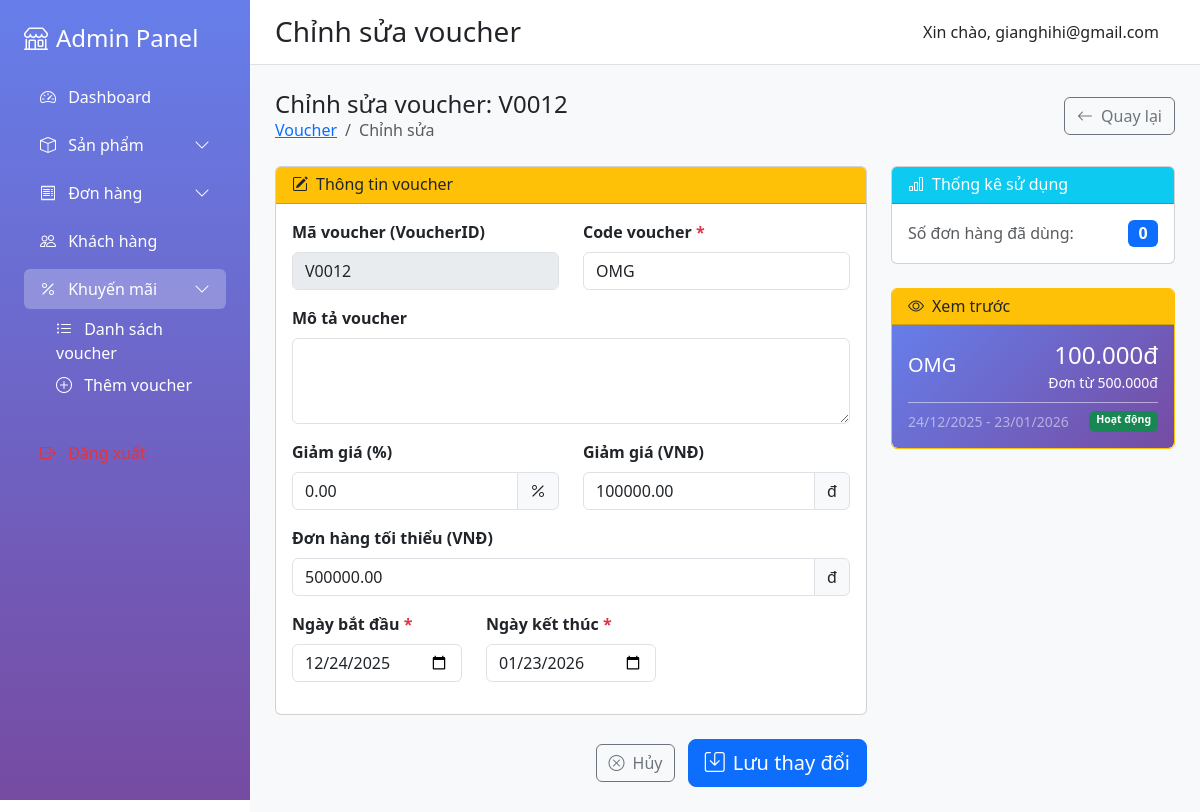
Page /admin/index.php?action=edit_voucher&id=V0012 (signed in) on the committed database.
### tables this page shows
CREATE TABLE `voucher` (
  `VoucherID` varchar(10) NOT NULL,
  `Code` varchar(50) DEFAULT NULL,
  `VoucherDescription` varchar(500) DEFAULT NULL,
  `DiscountPercent` decimal(5,2) DEFAULT NULL,
  `DiscountAmount` decimal(10,2) DEFAULT NULL,
  `StartDate` date DEFAULT NULL,
  `EndDate` date DEFAULT NULL,
  `MinOrder` decimal(10,2) DEFAULT NULL,
  `VoucherStatus` varchar(50) DEFAULT NULL
);

### admin/views/edit_voucher.php (the view, shortened to what this page needs)
<?php
$voucherId = $_GET['id'] ?? '';
$stmt = $pdo->prepare("SELECT * FROM VOUCHER WHERE VoucherID = ?");
$stmt->execute([$voucherId]);
$voucher = $stmt->fetch();
$usageCount = $pdo->prepare("SELECT COUNT(*) FROM ORDERS WHERE VoucherID = ?");
$usageCount->execute([$voucherId]);
$usageCount = $usageCount->fetchColumn();
$statusBadges = [
    'Active' => ['class' => 'bg-success', 'text' => 'Hoạt động'],
    'Inactive' => ['class' => 'bg-secondary', 'text' => 'Tạm dừng'],
    'Expired' => ['class' => 'bg-danger', 'text' => 'Hết hạn'],
    'Upcoming' => ['class' => 'bg-primary', 'text' => 'Sắp diễn ra'],
    'Expiring Soon' => ['class' => 'bg-warning text-dark', 'text' => 'Sắp hết hạn']
];
?>
<div class="d-flex justify-content-between align-items-center mb-4">
    <div>
        <h4 class="mb-0">Chỉnh sửa voucher: <?php echo htmlspecialchars($voucher['VoucherID']); ?></h4>
        <nav aria-label="breadcrumb"><ol class="breadcrumb mb-0 small">
            <li class="breadcrumb-item"><a href="<?php echo BASE_URL; ?>index.php?action=vouchers">Voucher</a></li>
            <li class="breadcrumb-item active">Chỉnh sửa</li>
        </ol></nav>
    </div>
    <a href="<?php echo BASE_URL; ?>index.php?action=vouchers" class="btn btn-outline-secondary"><i class="bi bi-arrow-left me-2"></i>Quay lại</a>
</div>
<form method="POST" id="editVoucherForm">
    <div class="row">
        <div class="col-lg-8">
            <div class="card mb-4">
                <div class="card-header bg-warning">
                    <h6 class="mb-0 text-dark"><i class="bi bi-pencil-square me-2"></i>Thông tin voucher</h6>
                </div>
                <div class="card-body">
                    <div class="row">
                        <div class="col-md-6 mb-3">
                            <label class="form-label fw-semibold">Mã voucher (VoucherID)</label>
                            <input type="text" class="form-control" value="<?php echo htmlspecialchars($voucher['VoucherID']); ?>" disabled>
                        </div>
                        <div class="col-md-6 mb-3">
                            <label class="form-label fw-semibold">Code voucher <span class="text-danger">*</span></label>
                            <input type="text" name="code" class="form-control text-uppercase" required value="<?php echo htmlspecialchars($voucher['Code']); ?>" onkeyup="this.value = this.value.toUpperCase()">
                        </div>
                    </div>
                    <div class="mb-3">
                        <label class="form-label fw-semibold">Mô tả voucher</label>
                        <textarea name="description" class="form-control" rows="3"><?php echo htmlspecialchars($voucher['VoucherDescription']); ?></textarea>
                    </div>
                    <div class="row">
                        <div class="col-md-6 mb-3">
                            <label class="form-label fw-semibold">Giảm giá (%)</label>
                            <div class="input-group">
                                <input type="number" name="discount_percent" class="form-control" min="0" max="100" step="0.01" value="<?php echo $voucher['DiscountPercent']; ?>">
                                <span class="input-group-text"><i class="bi bi-percent"></i></span>
                            </div>
                        </div>
                        <div class="col-md-6 mb-3">
                            <label class="form-label fw-semibold">Giảm giá (VNĐ)</label>
                            <div class="input-group">
                                <input type="number" name="discount_amount" class="form-control" min="0" step="1000" value="<?php echo $voucher['DiscountAmount']; ?>">
                                <span class="input-group-text">đ</span>
                            </div>
                        </div>
                    </div>
                    <div class="mb-3">
                        <label class="form-label fw-semibold">Đơn hàng tối thiểu (VNĐ)</label>
                        <div class="input-group">
                            <input type="number" name="min_order" class="form-control" min="0" step="1000" value="<?php echo $voucher['MinOrder']; ?>">
                            <span class="input-group-text">đ</span>
                        </div>
                    </div>
                    <div class="row">
                        <div class="col-md-4 mb-3">
                            <label class="form-label fw-semibold">Ngày bắt đầu <span class="text-danger">*</span></label>
                            <input type="date" name="start_date" class="form-control" required value="<?php echo $voucher['StartDate']; ?>">
                        </div>
                        <div class="col-md-4 mb-3">
                            <label class="form-label fw-semibold">Ngày kết thúc <span class="text-danger">*</span></label>
                            <input type="date" name="end_date" class="form-control" required value="<?php echo $voucher['EndDate']; ?>">
                        </div>
                    </div>
                </div>
            </div>
            <div class="text-end">
                <a href="<?php echo BASE_URL; ?>index.php?action=vouchers" class="btn btn-outline-secondary me-2"><i class="bi bi-x-circle me-2"></i>Hủy</a>
                <button type="submit" name="save_voucher" class="btn btn-primary btn-lg"><i class="bi bi-save me-2"></i>Lưu thay đổi</button>
            </div>
        </div>
        <div class="col-lg-4">
            <div class="card mb-4">
                <div class="card-header bg-info text-white"><h6 class="mb-0"><i class="bi bi-bar-chart me-2"></i>Thống kê sử dụng</h6></div>
                <div class="card-body">
                    <div class="d-flex justify-content-between align-items-center">
                        <span class="text-muted">Số đơn hàng đã dùng:</span>
                        <span class="badge bg-primary fs-6"><?php echo $usageCount; ?></span>
                    </div>
                </div>
            </div>
            <div class="card border-warning">
                <div class="card-header bg-warning"><h6 class="mb-0 text-dark"><i class="bi bi-eye me-2"></i>Xem trước</h6></div>
                <div class="card-body p-0">
                    <div class="p-3 rounded-bottom" style="background: linear-gradient(135deg, #667eea 0%, #764ba2 100%);">
                        <div class="d-flex justify-content-between align-items-center text-white">
                            <div>
                                <h5 class="mb-1"><?php echo htmlspecialchars($voucher['Code']); ?></h5>
                            </div>
                            <div class="text-end">
                                <?php if ($voucher['DiscountPercent'] > 0): ?>
                                <h4 class="mb-0"><?php echo $voucher['DiscountPercent']; ?>%</h4>
                                <?php elseif ($voucher['DiscountAmount'] > 0): ?>
                                <h4 class="mb-0"><?php echo number_format($voucher['DiscountAmount'], 0, ',', '.'); ?>đ</h4>
                                <?php endif; ?>
                                <small>Đơn từ <?php echo number_format($voucher['MinOrder'], 0, ',', '.'); ?>đ</small>
                            </div>
                        </div>
                        <hr class="my-2 border-white opacity-50">
                        <div class="d-flex justify-content-between text-white-50 small">
                            <span><?php echo date('d/m/Y', strtotime($voucher['StartDate'])); ?> - <?php echo date('d/m/Y', strtotime($voucher['EndDate'])); ?></span>
                            <span class="badge <?php echo $statusBadges[$voucher['VoucherStatus']]['class']; ?>"><?php echo $statusBadges[$voucher['VoucherStatus']]['text']; ?></span>
                        </div>
                    </div>
                </div>
            </div>
        </div>
    </div>
</form>

### rows in the picture
voucher: VoucherID "V0012", code "OMG", discount_percent "0.00", discount_amount "100000.00", min_order "500000.00", start_date "12/24/2025", end_date "01/23/2026", Code "OMG", DiscountAmount "100.000", MinOrder "500.000", StartDate "24/12/2025", EndDate "23/01/2026", VoucherStatus "Hoạt động"

### other values in the picture
$titles[$action] "Chỉnh sửa voucher"
$_SESSION['admin_email'] "gianghihi@gmail.com"
$usageCount "0"
